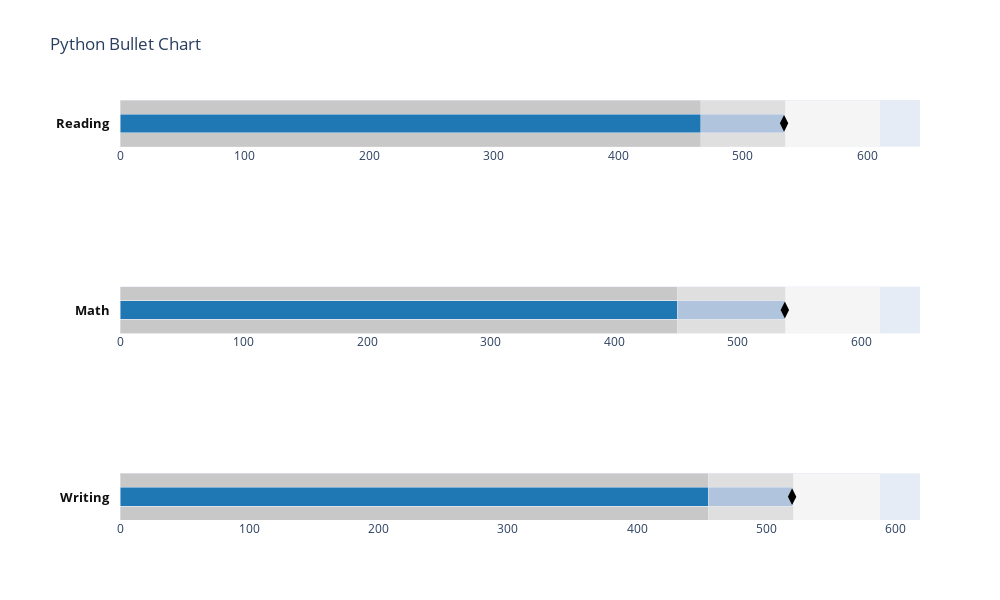

Notebook source saved alongside this figure:
### Markdown cell above
# Bullet Graph

### Code cell
# Create a data object to hold the values to display.
data = [
    {"title": "Reading",
     "ranges": [df_education["reading"].min(), df_education["reading"].mean(), df_education["reading"].max()],
     "measures":[466, 533],
     "markers": [int(df_education["reading"].mean())]},
  
    {"title": "Math",
     "ranges": [df_education["math"].min(), df_education["math"].mean(), df_education["math"].max()],
     "measures":[451, 538],
     "markers": [int(df_education["math"].mean())]},
      
    {"title": "Writing",
     "ranges": [df_education["writing"].min(), df_education["writing"].mean(), df_education["writing"].max()],
     "measures":[455,520],
     "markers": [int(df_education["writing"].mean())]}
]

#Create the bullet chart.
fig = ff.create_bullet(
    data, titles='title',
    markers='markers',
    measures='measures',
    ranges='ranges', 
    orientation='h',
    title='Python Bullet Chart'
)
  
fig.show()

### Figure 1 — Plotly figure (JSON) as saved in the notebook; plotly's stock layout.template omitted (floating-point values rounded to 4 significant figures)
{"data": [{"base": 0, "hoverinfo": "x", "marker": {"color": "rgb(245.0, 245.0, 245.0)"}, "name": "ranges", "orientation": "h", "type": "bar", "width": 2, "x": [610], "xaxis": "x", "y": [0], "yaxis": "y"}, {"base": 0, "hoverinfo": "x", "marker": {"color": "rgb(222.5, 222.5, 222.5)"}, "name": "ranges", "orientation": "h", "type": "bar", "width": 2, "x": [533.8], "xaxis": "x", "y": [0], "yaxis": "y"}, {"base": 0, "hoverinfo": "x", "marker": {"color": "rgb(200.0, 200.0, 200.0)"}, "name": "ranges", "orientation": "h", "type": "bar", "width": 2, "x": [466], "xaxis": "x", "y": [0], "yaxis": "y"}, {"base": 0, "hoverinfo": "x", "marker": {"color": "rgb(176.0, 196.0, 221.0)"}, "name": "measures", "orientation": "h", "type": "bar", "width": 0.4, "x": [533], "xaxis": "x", "y": [0.5], "yaxis": "y"}, {"base": 0, "hoverinfo": "x", "marker": {"color": "rgb(31.0, 119.0, 180.0)"}, "name": "measures", "orientation": "h", "type": "bar", "width": 0.4, "x": [466], "xaxis": "x", "y": [0.5], "yaxis": "y"}, {"hoverinfo": "x", "marker": {"color": "rgb(0, 0, 0)", "size": 12, "symbol": "diamond-tall"}, "name": "markers", "type": "scatter", "x": [533], "xaxis": "x", "y": [0.5], "yaxis": "y"}, {"base": 0, "hoverinfo": "x", "marker": {"color": "rgb(245.0, 245.0, 245.0)"}, "name": "ranges", "orientation": "h", "type": "bar", "width": 2, "x": [615], "xaxis": "x2", "y": [0], "yaxis": "y2"}, {"base": 0, "hoverinfo": "x", "marker": {"color": "rgb(222.5, 222.5, 222.5)"}, "name": "ranges", "orientation": "h", "type": "bar", "width": 2, "x": [538.4], "xaxis": "x2", "y": [0], "yaxis": "y2"}, {"base": 0, "hoverinfo": "x", "marker": {"color": "rgb(200.0, 200.0, 200.0)"}, "name": "ranges", "orientation": "h", "type": "bar", "width": 2, "x": [451], "xaxis": "x2", "y": [0], "yaxis": "y2"}, {"base": 0, "hoverinfo": "x", "marker": {"color": "rgb(176.0, 196.0, 221.0)"}, "name": "measures", "orientation": "h", "type": "bar", "width": 0.4, "x": [538], "xaxis": "x2", "y": [0.5], "yaxis": "y2"}, {"base": 0, "hoverinfo": "x", "marker": {"color": "rgb(31.0, 119.0, 180.0)"}, "name": "measures", "orientation": "h", "type": "bar", "width": 0.4, "x": [451], "xaxis": "x2", "y": [0.5], "yaxis": "y2"}, {"hoverinfo": "x", "marker": {"color": "rgb(0, 0, 0)", "size": 12, "symbol": "diamond-tall"}, "name": "markers", "type": "scatter", "x": [538], "xaxis": "x2", "y": [0.5], "yaxis": "y2"}, {"base": 0, "hoverinfo": "x", "marker": {"color": "rgb(245.0, 245.0, 245.0)"}, "name": "ranges", "orientation": "h", "type": "bar", "width": 2, "x": [588], "xaxis": "x3", "y": [0], "yaxis": "y3"}, {"base": 0, "hoverinfo": "x", "marker": {"color": "rgb(222.5, 222.5, 222.5)"}, "name": "ranges", "orientation": "h", "type": "bar", "width": 2, "x": [520.8], "xaxis": "x3", "y": [0], "yaxis": "y3"}, {"base": 0, "hoverinfo": "x", "marker": {"color": "rgb(200.0, 200.0, 200.0)"}, "name": "ranges", "orientation": "h", "type": "bar", "width": 2, "x": [455], "xaxis": "x3", "y": [0], "yaxis": "y3"}, {"base": 0, "hoverinfo": "x", "marker": {"color": "rgb(176.0, 196.0, 221.0)"}, "name": "measures", "orientation": "h", "type": "bar", "width": 0.4, "x": [520], "xaxis": "x3", "y": [0.5], "yaxis": "y3"}, {"base": 0, "hoverinfo": "x", "marker": {"color": "rgb(31.0, 119.0, 180.0)"}, "name": "measures", "orientation": "h", "type": "bar", "width": 0.4, "x": [455], "xaxis": "x3", "y": [0.5], "yaxis": "y3"}, {"hoverinfo": "x", "marker": {"color": "rgb(0, 0, 0)", "size": 12, "symbol": "diamond-tall"}, "name": "markers", "type": "scatter", "x": [520], "xaxis": "x3", "y": [0.5], "yaxis": "y3"}], "layout": {"annotations": [{"font": {"color": "#0f0f0f", "size": 13}, "showarrow": false, "text": "<b>Reading</b>", "textangle": 0, "x": -0.01, "xanchor": "right", "xref": "paper", "y": 0.9444, "yanchor": "middle", "yref": "paper"}, {"font": {"color": "#0f0f0f", "size": 13}, "showarrow": false, "text": "<b>Math</b>", "textangle": 0, "x": -0.01, "xanchor": "right", "xref": "paper", "y": 0.5, "yanchor": "middle", "yref": "paper"}, {"font": {"color": "#0f0f0f", "size": 13}, "showarrow": false, "text": "<b>Writing</b>", "textangle": 0, "x": -0.01, "xanchor": "right", "xref": "paper", "y": 0.05556, "yanchor": "middle", "yref": "paper"}], "barmode": "stack", "height": 600, "margin": {"l": 120}, "showlegend": false, "title": {"text": "Python Bullet Chart"}, "width": 1000, "xaxis": {"anchor": "y", "domain": [0, 1], "showgrid": false, "tickwidth": 1, "zeroline": false}, "xaxis2": {"anchor": "y2", "domain": [0, 1], "showgrid": false, "tickwidth": 1, "zeroline": false}, "xaxis3": {"anchor": "y3", "domain": [0, 1], "showgrid": false, "tickwidth": 1, "zeroline": false}, "yaxis": {"anchor": "x", "domain": [0.8889, 1], "range": [0, 1], "showgrid": false, "showticklabels": false, "zeroline": false}, "yaxis2": {"anchor": "x2", "domain": [0.4444, 0.5556], "range": [0, 1], "showgrid": false, "showticklabels": false, "zeroline": false}, "yaxis3": {"anchor": "x3", "domain": [0, 0.1111], "range": [0, 1], "showgrid": false, "showticklabels": false, "zeroline": false}}}
